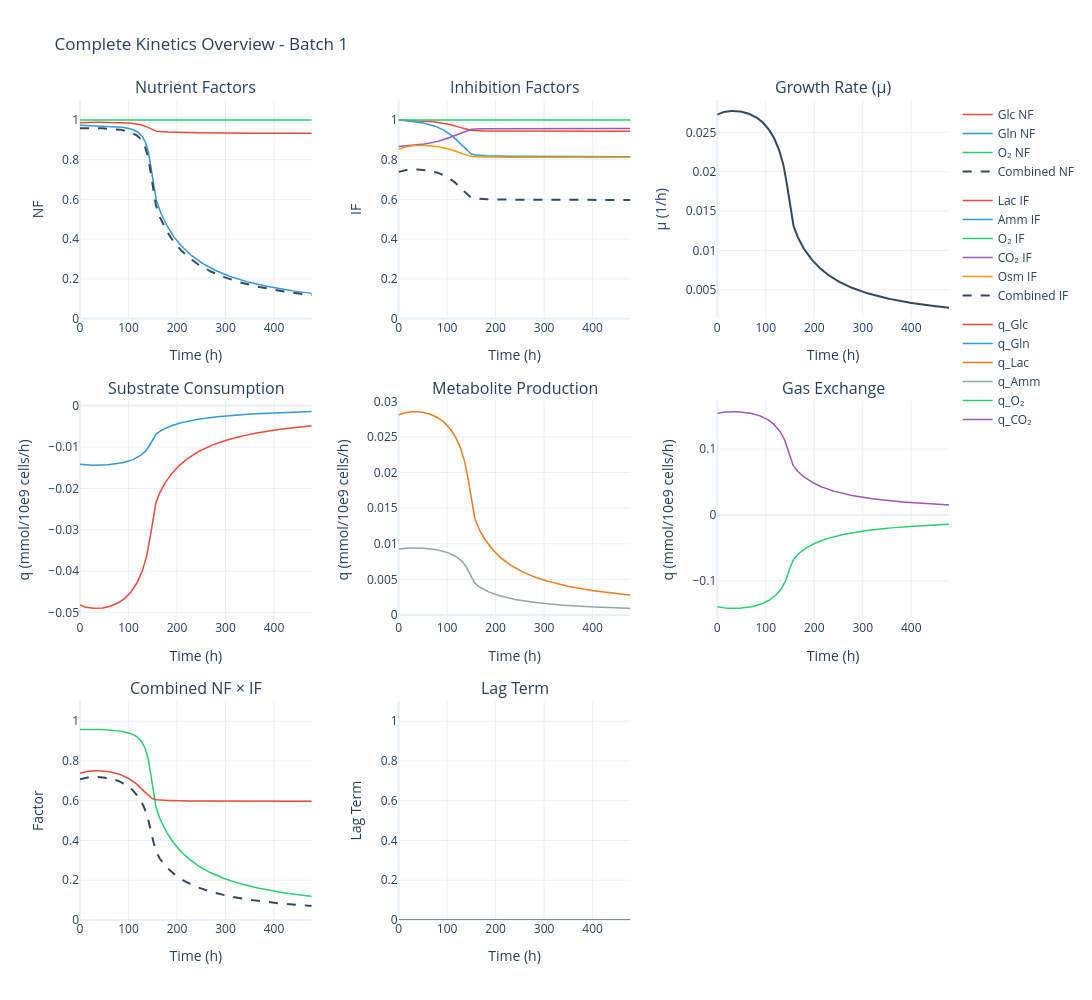

Write notebook code for a chart like this one.
### Code cell
sim.data.plot_kinetics()

### Figure 1 — Plotly figure (JSON) as saved in the notebook; plotly's stock layout.template omitted (floating-point values rounded to 4 significant figures; data arrays with more than 128 entries replaced by an {"elided": "..."} marker saying what was removed)
{"data": [{"legendgroup": "NF", "line": {"color": "#E74C3C", "width": 1.5}, "mode": "lines", "name": "Glc NF", "type": "scatter", "x": {"elided": "541 float values"}, "xaxis": "x", "y": {"elided": "541 float values"}, "yaxis": "y"}, {"legendgroup": "NF", "line": {"color": "#3498DB", "width": 1.5}, "mode": "lines", "name": "Gln NF", "type": "scatter", "x": {"elided": "541 float values"}, "xaxis": "x", "y": {"elided": "541 float values"}, "yaxis": "y"}, {"legendgroup": "NF", "line": {"color": "#2ECC71", "width": 1.5}, "mode": "lines", "name": "O₂ NF", "type": "scatter", "x": {"elided": "541 float values"}, "xaxis": "x", "y": {"elided": "541 float values"}, "yaxis": "y"}, {"legendgroup": "NF", "line": {"color": "#34495E", "dash": "dash", "width": 2}, "mode": "lines", "name": "Combined NF", "type": "scatter", "x": {"elided": "541 float values"}, "xaxis": "x", "y": {"elided": "541 float values"}, "yaxis": "y"}, {"legendgroup": "IF", "line": {"color": "#E74C3C", "width": 1.5}, "mode": "lines", "name": "Lac IF", "type": "scatter", "x": {"elided": "541 float values"}, "xaxis": "x2", "y": {"elided": "541 float values"}, "yaxis": "y2"}, {"legendgroup": "IF", "line": {"color": "#3498DB", "width": 1.5}, "mode": "lines", "name": "Amm IF", "type": "scatter", "x": {"elided": "541 float values"}, "xaxis": "x2", "y": {"elided": "541 float values"}, "yaxis": "y2"}, {"legendgroup": "IF", "line": {"color": "#2ECC71", "width": 1.5}, "mode": "lines", "name": "O₂ IF", "type": "scatter", "x": {"elided": "541 float values"}, "xaxis": "x2", "y": {"elided": "541 float values"}, "yaxis": "y2"}, {"legendgroup": "IF", "line": {"color": "#9B59B6", "width": 1.5}, "mode": "lines", "name": "CO₂ IF", "type": "scatter", "x": {"elided": "541 float values"}, "xaxis": "x2", "y": {"elided": "541 float values"}, "yaxis": "y2"}, {"legendgroup": "IF", "line": {"color": "#F39C12", "width": 1.5}, "mode": "lines", "name": "Osm IF", "type": "scatter", "x": {"elided": "541 float values"}, "xaxis": "x2", "y": {"elided": "541 float values"}, "yaxis": "y2"}, {"legendgroup": "IF", "line": {"color": "#34495E", "dash": "dash", "width": 2}, "mode": "lines", "name": "Combined IF", "type": "scatter", "x": {"elided": "541 float values"}, "xaxis": "x2", "y": {"elided": "541 float values"}, "yaxis": "y2"}, {"line": {"color": "#34495E", "width": 2}, "mode": "lines", "name": "μ", "showlegend": false, "type": "scatter", "x": {"elided": "541 float values"}, "xaxis": "x3", "y": {"elided": "541 float values"}, "yaxis": "y3"}, {"legendgroup": "rates", "line": {"color": "#E74C3C", "width": 1.5}, "mode": "lines", "name": "q_Glc", "type": "scatter", "x": {"elided": "541 float values"}, "xaxis": "x4", "y": {"elided": "541 float values"}, "yaxis": "y4"}, {"legendgroup": "rates", "line": {"color": "#3498DB", "width": 1.5}, "mode": "lines", "name": "q_Gln", "type": "scatter", "x": {"elided": "541 float values"}, "xaxis": "x4", "y": {"elided": "541 float values"}, "yaxis": "y4"}, {"legendgroup": "rates", "line": {"color": "#E67E22", "width": 1.5}, "mode": "lines", "name": "q_Lac", "type": "scatter", "x": {"elided": "541 float values"}, "xaxis": "x5", "y": {"elided": "541 float values"}, "yaxis": "y5"}, {"legendgroup": "rates", "line": {"color": "#95A5A6", "width": 1.5}, "mode": "lines", "name": "q_Amm", "type": "scatter", "x": {"elided": "541 float values"}, "xaxis": "x5", "y": {"elided": "541 float values"}, "yaxis": "y5"}, {"legendgroup": "rates", "line": {"color": "#2ECC71", "width": 1.5}, "mode": "lines", "name": "q_O₂", "type": "scatter", "x": {"elided": "541 float values"}, "xaxis": "x6", "y": {"elided": "541 float values"}, "yaxis": "y6"}, {"legendgroup": "rates", "line": {"color": "#9B59B6", "width": 1.5}, "mode": "lines", "name": "q_CO₂", "type": "scatter", "x": {"elided": "541 float values"}, "xaxis": "x6", "y": {"elided": "541 float values"}, "yaxis": "y6"}, {"line": {"color": "#2ECC71", "width": 1.5}, "mode": "lines", "name": "NF", "showlegend": false, "type": "scatter", "x": {"elided": "541 float values"}, "xaxis": "x7", "y": {"elided": "541 float values"}, "yaxis": "y7"}, {"line": {"color": "#E74C3C", "width": 1.5}, "mode": "lines", "name": "IF", "showlegend": false, "type": "scatter", "x": {"elided": "541 float values"}, "xaxis": "x7", "y": {"elided": "541 float values"}, "yaxis": "y7"}, {"line": {"color": "#34495E", "dash": "dash", "width": 2}, "mode": "lines", "name": "NF × IF", "showlegend": false, "type": "scatter", "x": {"elided": "541 float values"}, "xaxis": "x7", "y": {"elided": "541 float values"}, "yaxis": "y7"}, {"line": {"color": "#7F8C8D", "width": 2}, "mode": "lines", "name": "Lag", "showlegend": false, "type": "scatter", "x": {"elided": "541 float values"}, "xaxis": "x8", "y": {"elided": "541 float values"}, "yaxis": "y8"}], "layout": {"annotations": [{"font": {"size": 16}, "showarrow": false, "text": "Nutrient Factors", "x": 0.1333, "xanchor": "center", "xref": "paper", "y": 1, "yanchor": "bottom", "yref": "paper"}, {"font": {"size": 16}, "showarrow": false, "text": "Inhibition Factors", "x": 0.5, "xanchor": "center", "xref": "paper", "y": 1, "yanchor": "bottom", "yref": "paper"}, {"font": {"size": 16}, "showarrow": false, "text": "Growth Rate (μ)", "x": 0.8667, "xanchor": "center", "xref": "paper", "y": 1, "yanchor": "bottom", "yref": "paper"}, {"font": {"size": 16}, "showarrow": false, "text": "Substrate Consumption", "x": 0.1333, "xanchor": "center", "xref": "paper", "y": 0.6333, "yanchor": "bottom", "yref": "paper"}, {"font": {"size": 16}, "showarrow": false, "text": "Metabolite Production", "x": 0.5, "xanchor": "center", "xref": "paper", "y": 0.6333, "yanchor": "bottom", "yref": "paper"}, {"font": {"size": 16}, "showarrow": false, "text": "Gas Exchange", "x": 0.8667, "xanchor": "center", "xref": "paper", "y": 0.6333, "yanchor": "bottom", "yref": "paper"}, {"font": {"size": 16}, "showarrow": false, "text": "Combined NF × IF", "x": 0.1333, "xanchor": "center", "xref": "paper", "y": 0.2667, "yanchor": "bottom", "yref": "paper"}, {"font": {"size": 16}, "showarrow": false, "text": "Lag Term", "x": 0.5, "xanchor": "center", "xref": "paper", "y": 0.2667, "yanchor": "bottom", "yref": "paper"}], "height": 1000, "hovermode": "x unified", "legend": {"orientation": "v", "x": 1.01, "xanchor": "left", "y": 1, "yanchor": "top"}, "showlegend": true, "title": {"text": "Complete Kinetics Overview - Batch 1"}, "width": 1400, "xaxis": {"anchor": "y", "domain": [0, 0.2667], "title": {"text": "Time (h)"}}, "xaxis2": {"anchor": "y2", "domain": [0.3667, 0.6333], "title": {"text": "Time (h)"}}, "xaxis3": {"anchor": "y3", "domain": [0.7333, 1], "title": {"text": "Time (h)"}}, "xaxis4": {"anchor": "y4", "domain": [0, 0.2667], "title": {"text": "Time (h)"}}, "xaxis5": {"anchor": "y5", "domain": [0.3667, 0.6333], "title": {"text": "Time (h)"}}, "xaxis6": {"anchor": "y6", "domain": [0.7333, 1], "title": {"text": "Time (h)"}}, "xaxis7": {"anchor": "y7", "domain": [0, 0.2667], "title": {"text": "Time (h)"}}, "xaxis8": {"anchor": "y8", "domain": [0.3667, 0.6333], "title": {"text": "Time (h)"}}, "xaxis9": {"anchor": "y9", "domain": [0.7333, 1], "title": {"text": "Time (h)"}}, "yaxis": {"anchor": "x", "domain": [0.7333, 1], "range": [0, 1.1], "title": {"text": "NF"}}, "yaxis2": {"anchor": "x2", "domain": [0.7333, 1], "range": [0, 1.1], "title": {"text": "IF"}}, "yaxis3": {"anchor": "x3", "domain": [0.7333, 1], "title": {"text": "μ (1/h)"}}, "yaxis4": {"anchor": "x4", "domain": [0.3667, 0.6333], "title": {"text": "q (mmol/10e9 cells/h)"}}, "yaxis5": {"anchor": "x5", "domain": [0.3667, 0.6333], "title": {"text": "q (mmol/10e9 cells/h)"}}, "yaxis6": {"anchor": "x6", "domain": [0.3667, 0.6333], "title": {"text": "q (mmol/10e9 cells/h)"}}, "yaxis7": {"anchor": "x7", "domain": [0, 0.2667], "range": [0, 1.1], "title": {"text": "Factor"}}, "yaxis8": {"anchor": "x8", "domain": [0, 0.2667], "range": [0, 1.1], "title": {"text": "Lag Term"}}, "yaxis9": {"anchor": "x9", "domain": [0, 0.2667]}}}
